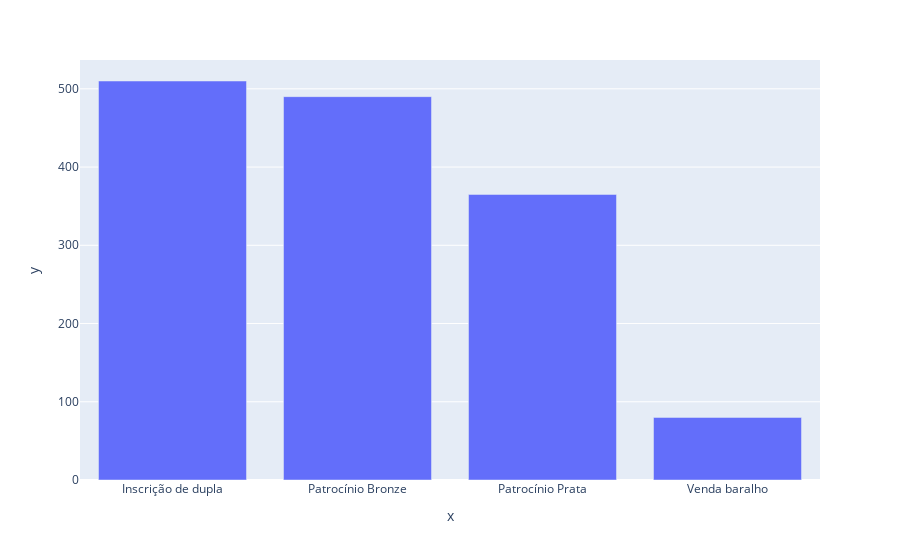

Write notebook code for a chart like this one.
### Code cell
import plotly.express as px

# 1. DADOS (Substitua com suas listas ou colunas do Pandas)
# Eixo X geralmente contém as categorias
eixo_x = faturamento_por_categoria.index

# Eixo Y geralmente contém os valores numéricos
eixo_y = faturamento_por_categoria.values

fig_faturamento_por_categoria = px.bar(
    x=eixo_x,
    y=eixo_y
)

# 3. EXIBIÇÃO DO GRÁFICO
# fig.show() abre o gráfico em uma nova janela ou o exibe no notebook
fig_faturamento_por_categoria.show()

### Figure 1 — Plotly figure (JSON) as saved in the notebook; plotly's stock layout.template omitted (floating-point values rounded to 4 significant figures)
{"data": [{"hovertemplate": "x=%{x}<br>y=%{y}<extra></extra>", "legendgroup": "", "marker": {"color": "#636efa", "pattern": {"shape": ""}}, "name": "", "orientation": "v", "showlegend": false, "textposition": "auto", "type": "bar", "x": ["Inscrição de dupla", "Patrocínio Bronze", "Patrocínio Prata", "Venda baralho"], "xaxis": "x", "y": [510.0, 490.0, 365.0, 80.0], "yaxis": "y"}], "layout": {"barmode": "relative", "legend": {"tracegroupgap": 0}, "margin": {"t": 60}, "xaxis": {"anchor": "y", "domain": [0, 1], "title": {"text": "x"}}, "yaxis": {"anchor": "x", "domain": [0, 1], "title": {"text": "y"}}}}
